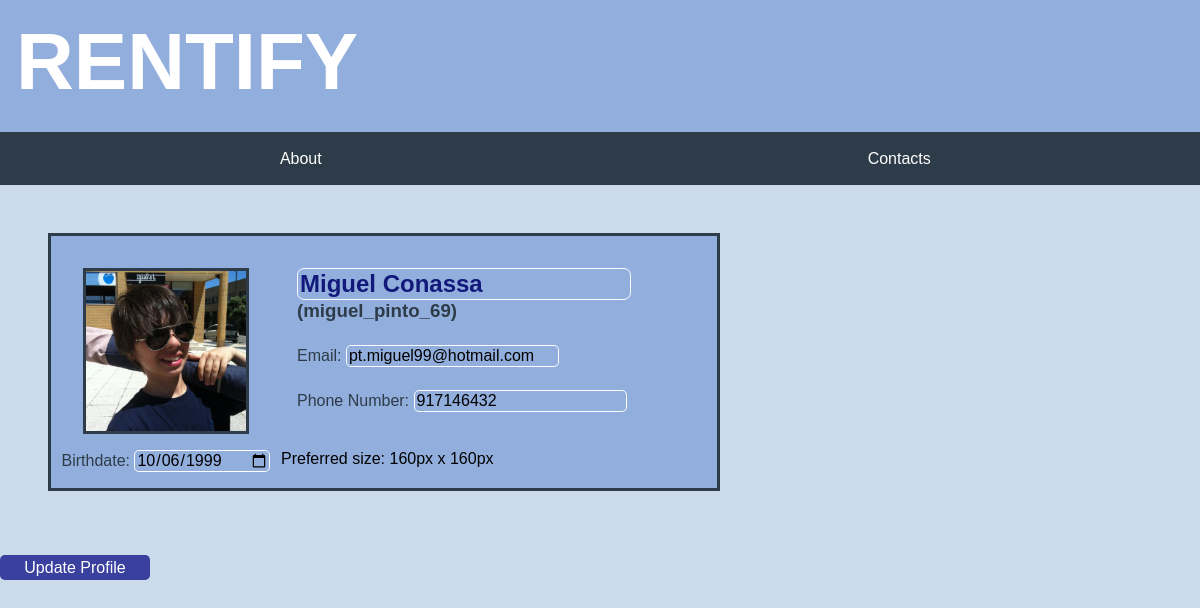
The page /pages/change_profile.php (signed in) on the database its author committed.
### tables this page shows
CREATE TABLE User(
    username TEXT UNIQUE PRIMARY KEY,
    full_name TEXT NOT NULL,
    birthdate DATE NOT NULL,
    phone INTEGER NOT NULL,
    email TEXT NOT NULL,
    password_hash INTEGER NOT NULL
, image_name TEXT NOT NULL DEFAULT 'user_placeholder.jpg');

### database/user.php (called while the page is built, shortened)
<?php
  include_once "../database/connection.php";
  function getUserInfo($username, $password){
    global $db;
    $stmt = $db->prepare('SELECT * FROM User WHERE username = ? AND password_hash = ?');
    $stmt->execute(array($username, $password));
    return $stmt->fetch();
  }
  function getUserPassword($username){
    global $db;
    $stmt = $db->prepare('
        SELECT password_hash as password
        FROM User
        WHERE username = ?
    ');
    $stmt->execute(array($username));
    return $stmt->fetch();
  }
?>

### pages/change_profile.php (the view, shortened to what this page needs)
<?php
    include_once "../includes/init.php";
    include_once "../database/user.php";
    include_once "../templates/tpl_common.php";
    $username = $_SESSION['username'];
    $password_hash = getUserPassword($username)['password'];
    $user_info = getUserInfo($username, $password_hash);
    if(isset($_SESSION['image_name']))
        $image_name = $_SESSION['image_name'];
    else
        $image_name = $user_info['image_name'];
?>
        <link href="../css/change_profile.css" rel="stylesheet">
        <link href="../css/profile.css" rel="stylesheet">
    </head>
    <body>
        <form id="update_profile_form" action="../actions/action_update_profile.php" method="post">
            <section id="user_info">
                <div id="fit_crop">
                    <img src="../images/<?=$image_name?>"/>
                </div>
                <p>Preferred size: 160px x 160px</p>
                <div id="headers">
                    <h2><input id="full_name" type="text" name="full_name" value="<?=$user_info['full_name']?>" placeholder="<?=$user_info['full_name']?>"/></h2>
                    <h3>(<?=$user_info['username']?>)</h3>
                </div>
                <p id="email">Email: <input type="email" name="email" value="<?=$user_info['email']?>" placeholder="<?=$user_info['email']?>"/></p>
                <p id="phone">Phone Number: <input type="tel" name="phone" value="<?=$user_info['phone']?>" placeholder="<?=$user_info['phone']?>"/></p>
                <p id="birthdate">Birthdate: <input type="date" name="birthdate" value="<?=$user_info['birthdate']?>" placeholder="<?=$user_info['birthdate']?>"/></p>
            </section>
            <input class="account_button" type="Submit" value="Update Profile">
        </form>
    </body>
</html>

### css/layout.css (style rules this page uses)
body { background-color: rgb(203, 219, 235); margin: 0; display: grid; grid-template-rows: [header] auto [nav] auto [properties] 1fr [footer] auto [end]; }

### css/style.css (style rules this page uses)
body { font-family: 'Trebuchet MS', Helvetica, sans-serif; }

### css/change_profile.css (style rules this page uses)
#user_info #fit_crop { display:grid; width:160px; }
#user_info #fit_crop img { grid-row-start: 1; grid-row-end: 3; grid-column: 1; }
#user_info #full_name { color: #12197a; }
input { background-color: inherit; font: inherit; border: 1px solid white; border-radius: 0.3em; }
.account_button { background: #39409e; padding-left: 1em; padding-right: 1em; color: #ffffff; margin-top: 1em; height: 25px; width: 150px; z-index: 1; }
.account_button { border: none; }

### css/profile.css (style rules this page uses)
#user_info { display: grid; grid-template-columns: 0.4fr auto; grid-template-rows: auto; margin: 3em; margin-right: 40%; border: solid #2e3c49; background: #92aedd; }
#user_info #fit_crop { grid-column: 1; grid-row-start: 1; grid-row-end: 4; max-height: 160px; width: 160px; height: 160px; overflow: hidden; margin: 2em 2em 0em 2em; border: solid #2e3c49 }
#user_info img { width: 160px; }
#user_info #headers { margin-top: 16px; grid-column: 2; grid-row: 1; }
#user_info h2 { margin: 16px 0px 0px 16px; }
#user_info h3 { margin: 0px 0px 0px 16px; color: #2e3c49; }
#user_info #email { grid-column: 2; grid-row: 2; margin: 0px 0px 0px 16px; color: #2e3c49; }
#user_info #phone { grid-column: 2; grid-row: 3; margin: 0px 0px 0px 16px; color: #2e3c49; }
#user_info #birthdate { grid-column: 1; grid-row: 4; text-align: center; color: #2e3c49; }

### rows shown on the page
user: image_name (picture), full_name "Miguel Conassa", username "miguel_pinto_69", email "pt.miguel99@hotmail.com", phone "917146432", birthdate "10/06/1999"
